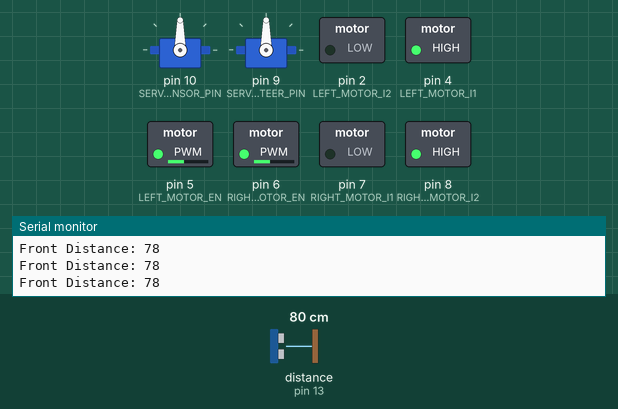
Recording of a sketch running on a simulated Arduino Uno, built with avr-gcc and run on an emulated ATmega328P. Parts: 2 × servo, switched loads named in the sketch (green lamp = pin HIGH), the last lines printed to the serial monitor. Wiring (inferred from the names in the program): ultrasonic range finder: trigger pin 12; echo pin 13. Inputs (shaded band) come from the test bench; at power-on: distance to the obstacle (sensor on pin 13) 80 cm. The echo pulse lasts 58.3 µs per cm; pins used as bus, display or sensor lines are not drawn.

Above: at 1.2 s.
1.3 s: distance to the obstacle (sensor on pin 13) set to 33 cm
2.8 s: distance to the obstacle (sensor on pin 13) set to 27 cm
At 4.2 s:
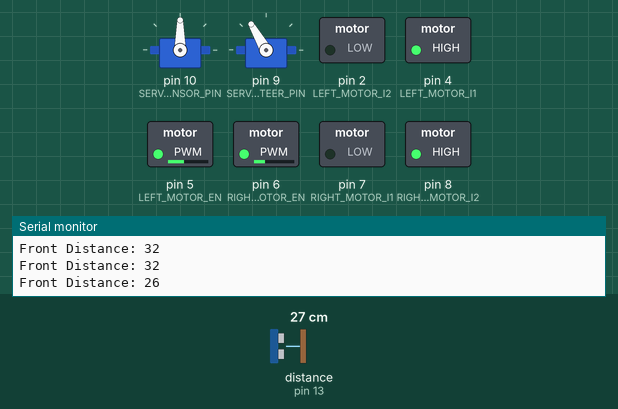
5.8 s: distance to the obstacle (sensor on pin 13) set to 35 cm
At 6.51 s:
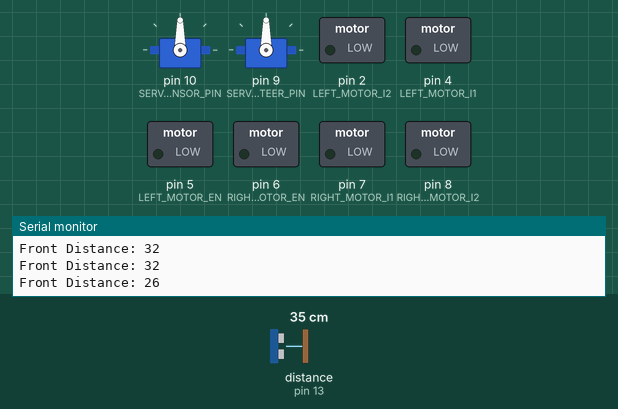
8.0 s: distance to the obstacle (sensor on pin 13) set to 2 cm
At 8.31 s:
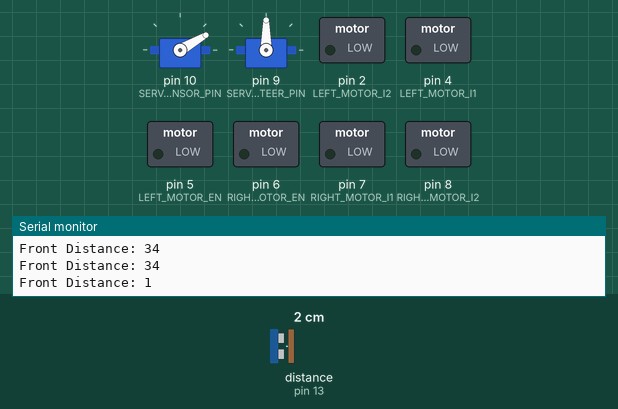
Timing chart, 0 to 12.0 s (numbered marks = the images above; inputs shaded):
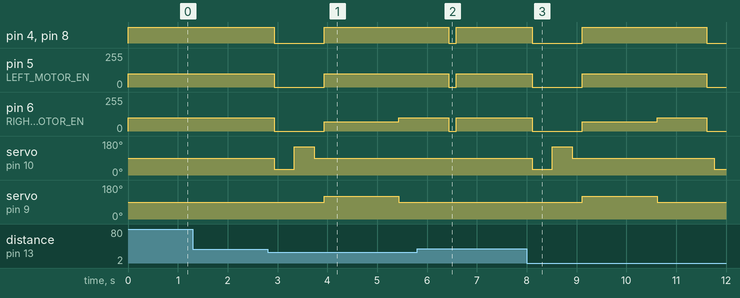

Measured:
- the behaviour switches between 31 and 30 cm on distance to the obstacle (sensor on pin 13) (found by bisection; images 0 and 1)
- after the input at 2.8 s, pin 4 (LEFT_MOTOR_I1): HIGH → LOW after 0.13 s, → HIGH 1.0 s later; pin 5 (LEFT_MOTOR_EN): 100/255 → 0/255 after 0.13 s, → 100/255 1.0 s later
- after the input at 5.8 s, servo on pin 10 (SERVO_SENSOR_PIN): stays 90° (without the input it goes to 30° after 0.79 s); servo on pin 9 (SERVO_STEER_PIN): stays 90° (without the input it goes to 120° after 1.8 s)
- after the input at 8.0 s, pin 4 (LEFT_MOTOR_I1): HIGH → LOW after 0.12 s, → HIGH 1.0 s later, → LOW 2.5 s later; pin 5 (LEFT_MOTOR_EN): 100/255 → 0/255 after 0.12 s, → 100/255 1.0 s later, → 0/255 2.5 s later

The sketch:

update_11_5_25.ino
```cpp
#include <Servo.h>

// --- Pin definitions ---
#define TRIG_PIN        12
#define ECHO_PIN        13
#define SERVO_SENSOR_PIN 10   // Ultrasonic sensor servo
#define SERVO_STEER_PIN  9    // Steering servo (front wheels)

#define LEFT_MOTOR_EN   5
#define RIGHT_MOTOR_EN  6
#define LEFT_MOTOR_I1   4
#define LEFT_MOTOR_I2   2
#define RIGHT_MOTOR_I1  7
#define RIGHT_MOTOR_I2  8

// --- Constants ---
int safeDistance = 30;   // Distance threshold (cm)
int forwardAngle = 90;   // Facing forward
int leftAngle = 150;     // Look left
int rightAngle = 30;     // Look right
int steeringCenter = 90;
int steeringLeft = 60;
int steeringRight = 120;

// --- Objects ---
Servo sensorServo;
Servo steeringServo;

// --- Function prototypes ---
int getDistance();
void scanAndAvoid();
void MoveForward();
void StopMotors();
void TurnLeft();
void TurnRight();

// --- Setup ---
void setup() {
  Serial.begin(9600);

  // Attach servos
  sensorServo.attach(SERVO_SENSOR_PIN);
  steeringServo.attach(SERVO_STEER_PIN);
  sensorServo.write(forwardAngle);   // look straight
  steeringServo.write(steeringCenter); // center steering

  // Set motor control pins
  pinMode(LEFT_MOTOR_EN, OUTPUT);
  pinMode(RIGHT_MOTOR_EN, OUTPUT);
  pinMode(LEFT_MOTOR_I1, OUTPUT);
  pinMode(LEFT_MOTOR_I2, OUTPUT);
  pinMode(RIGHT_MOTOR_I1, OUTPUT);
  pinMode(RIGHT_MOTOR_I2, OUTPUT);

  // Set ultrasonic pins
  pinMode(TRIG_PIN, OUTPUT);
  pinMode(ECHO_PIN, INPUT);

  Serial.println("Obstacle Avoidance Vehicle Started");
}

// --- Loop ---
void loop() {
  int distance = getDistance();
  Serial.print("Front Distance: ");
  Serial.println(distance);

  if (distance < safeDistance && distance > 0) {
    StopMotors();
    scanAndAvoid();  // Decide where to turn and move
  } else {
    MoveForward();
  }

  delay(150);
}

// --- Get ultrasonic distance ---
int getDistance() {
  digitalWrite(TRIG_PIN, LOW);
  delayMicroseconds(2);
  digitalWrite(TRIG_PIN, HIGH);
  delayMicroseconds(10);
  digitalWrite(TRIG_PIN, LOW);

  long duration = pulseIn(ECHO_PIN, HIGH, 15000);
  int distance = duration * 0.034 / 2;
  return distance;
}

// --- Scan left and right, decide safest path ---
void scanAndAvoid() {
  int rightDist, leftDist;

  // Look right
  sensorServo.write(rightAngle);
  delay(400);
  rightDist = getDistance();

  // Look left
  sensorServo.write(leftAngle);
  delay(400);
  leftDist = getDistance();

  // Return to forward
  sensorServo.write(forwardAngle);
  delay(200);

  // Decide direction
  if (leftDist > rightDist) {
    TurnLeft();
    delay(1500);  // turn duration
  } else {
    TurnRight();
    delay(1500);
  }

  // Move forward a bit after turning
  MoveForward();
  delay(1000);

  // Stop and recenter
  StopMotors();
  steeringServo.write(steeringCenter);
}

// --- Move forward ---
void MoveForward() {
  steeringServo.write(steeringCenter);
  digitalWrite(LEFT_MOTOR_I1, HIGH);
  digitalWrite(LEFT_MOTOR_I2, LOW);
  digitalWrite(RIGHT_MOTOR_I1, LOW);
  digitalWrite(RIGHT_MOTOR_I2, HIGH);
  analogWrite(LEFT_MOTOR_EN, 100);
  analogWrite(RIGHT_MOTOR_EN, 100);
}

// --- Turn left ---
void TurnLeft() {
  steeringServo.write(steeringLeft);
  digitalWrite(LEFT_MOTOR_I1, HIGH);
  digitalWrite(LEFT_MOTOR_I2, LOW);
  digitalWrite(RIGHT_MOTOR_I1, LOW);
  digitalWrite(RIGHT_MOTOR_I2, HIGH);
  analogWrite(LEFT_MOTOR_EN, 70);
  analogWrite(RIGHT_MOTOR_EN, 100);
}

// --- Turn right ---
void TurnRight() {
  steeringServo.write(steeringRight);
  digitalWrite(LEFT_MOTOR_I1, HIGH);
  digitalWrite(LEFT_MOTOR_I2, LOW);
  digitalWrite(RIGHT_MOTOR_I1, LOW);
  digitalWrite(RIGHT_MOTOR_I2, HIGH);
  analogWrite(LEFT_MOTOR_EN, 100);
  analogWrite(RIGHT_MOTOR_EN, 70);
}

// --- Stop all motors ---
void StopMotors() {
  digitalWrite(LEFT_MOTOR_I1, LOW);
  digitalWrite(LEFT_MOTOR_I2, LOW);
  digitalWrite(RIGHT_MOTOR_I1, LOW);
  digitalWrite(RIGHT_MOTOR_I2, LOW);
  analogWrite(LEFT_MOTOR_EN, 0);
  analogWrite(RIGHT_MOTOR_EN, 0);
}
```
